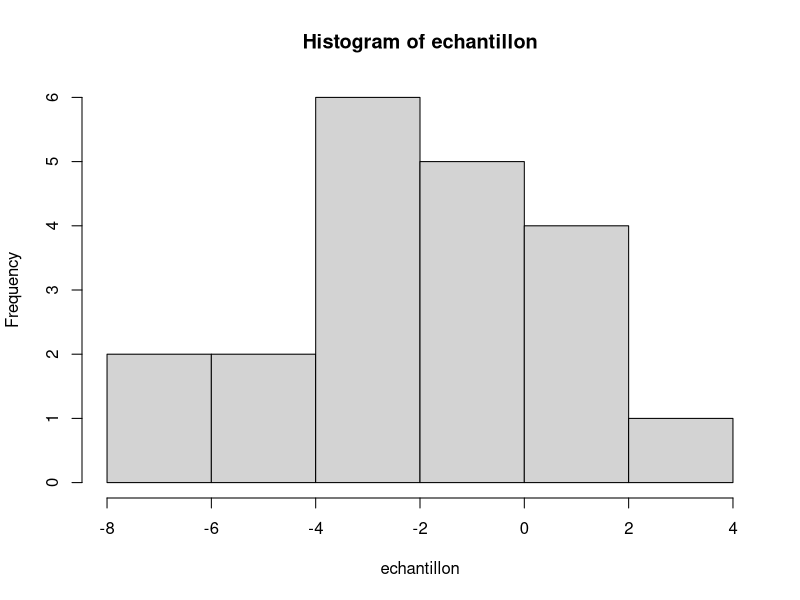
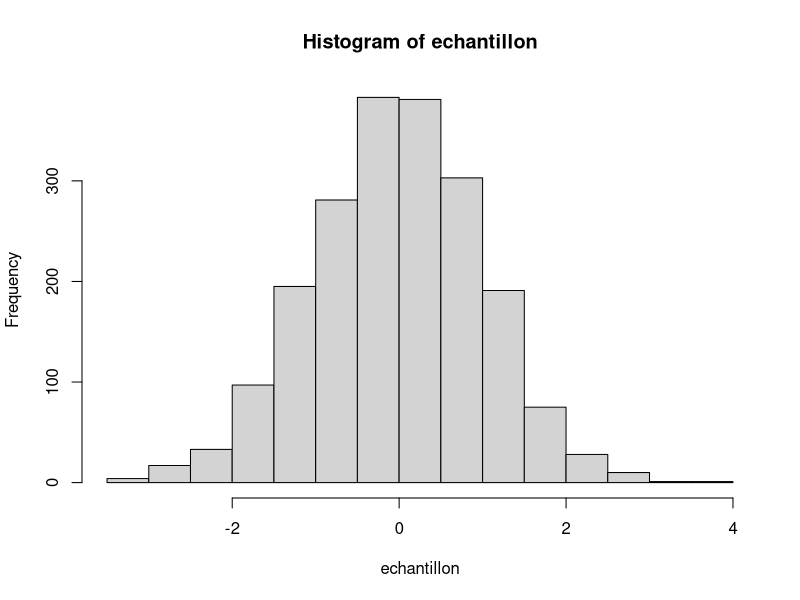

Reproduce these figures in R, in order.
v1 <- 1:5
v2 <- v1 + 3
v3 <- 1:6
v4 <- v3^2
v5 <- v4/2
caractere <- c("Lundi", "Mardi", "Mercredi", "Jeudi", "Vendredi", "Samedi", "Dimanche")
caractere[c(2,7)]
vecteur <- c("True", "False", "False", "True", "False")
class(vecteur)
numerique <- c(1.5, 7.8, 3.2, 4.6, 5.4, 1.1)
class(numerique)
numerique[-3]
mois <- c("Janvier", "Février", "Mars", "Avril", "Mai", "Juin", "Juillet", "Août", "Septembre", "Octobre", "Novembre", "Décembre")
class(mois)
mois[c(1,2,3)]
negatif <- c(-4, -7, -8, -3, -2, -4)
class(negatif)
negatif[c(6,1)]
fruit <- c("Orange", "Pomme", "Cerise", "Framboise", "Ananas")
class(fruit)
fruit[c(-1, -2)]
manquante <- c(4, 7, NA, 8, 3)
class(manquante)
sequence <- seq(1, 10)
length(sequence)
sequence <- seq(2, 20, 2)
length(sequence)
sequence <- seq(0, -5)
length(sequence)
sequence <- seq(5, 50, 5)
length(sequence)
sequence <- seq(10, 1)
length(sequence)
sequence <- seq(0, 1, 0.1)
length(sequence)
sequence <- seq(5, -5, -1)
length(sequence)
sequence <- seq(1, 10, 2)
length(sequence)
vecteur <- rep(3,5)
vecteur <- rep(c("A", "B", "C"), 3)
vecteur <- rep(1:3, 3)
vecteur <- rep(c("True", "False"), 4)
rm(vecteur)
vecteur <- runif(5, 0, 1)
mean(vecteur)
median(vecteur)
min(vecteur)
max(vecteur)
vecteur <- runif(10, -5, 5)
mean(vecteur)
median(vecteur)
min(vecteur)
max(vecteur)
vecteur <- runif(100, 10, 20)
vecteur <- runif(15, 50, 100)
echantillon <- rnorm(20,-2,3)
moyenne <- mean(echantillon)
ecart_type <- sd(echantillon)
print(paste("Moyenne : ", moyenne))
print(paste("Ecart-type : ", ecart_type))
hist(echantillon)
echantillon <- rnorm(2000,0,1)
moyenne <- mean(echantillon)
ecart_type <- sd(echantillon)
print(paste("Moyenne : ", moyenne))
print(paste("Ecart-type : ", ecart_type))
hist(echantillon)
quantile(echantillon, probs = c(0.25))
quantile(echantillon, probs = c(0.50))
quantile(echantillon, probs = c(0.75))
quantile(echantillon, probs = seq(0,1,0.1))
quantile(echantillon, probs = seq(0, 1, 0.01))